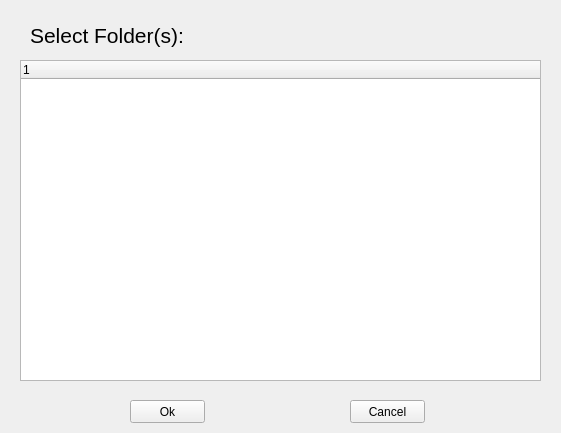
<?xml version="1.0" encoding="UTF-8"?>
<ui version="4.0">
 <class>Form</class>
 <widget class="QWidget" name="Form">
  <property name="geometry">
   <rect>
    <x>0</x>
    <y>0</y>
    <width>561</width>
    <height>433</height>
   </rect>
  </property>
  <property name="windowTitle">
   <string>Folder Selection</string>
  </property>
  <widget class="QTreeWidget" name="folderTreeWidget">
   <property name="geometry">
    <rect>
     <x>20</x>
     <y>60</y>
     <width>521</width>
     <height>321</height>
    </rect>
   </property>
   <property name="toolTipDuration">
    <number>0</number>
   </property>
   <column>
    <property name="text">
     <string notr="true">1</string>
    </property>
   </column>
  </widget>
  <widget class="QLabel" name="label">
   <property name="geometry">
    <rect>
     <x>30</x>
     <y>20</y>
     <width>261</width>
     <height>31</height>
    </rect>
   </property>
   <property name="font">
    <font>
     <pointsize>16</pointsize>
    </font>
   </property>
   <property name="text">
    <string>Select Folder(s):</string>
   </property>
  </widget>
  <widget class="QPushButton" name="ok_btn">
   <property name="geometry">
    <rect>
     <x>130</x>
     <y>400</y>
     <width>75</width>
     <height>23</height>
    </rect>
   </property>
   <property name="text">
    <string>Ok</string>
   </property>
  </widget>
  <widget class="QPushButton" name="cancel_btn">
   <property name="geometry">
    <rect>
     <x>350</x>
     <y>400</y>
     <width>75</width>
     <height>23</height>
    </rect>
   </property>
   <property name="focusPolicy">
    <enum>Qt::TabFocus</enum>
   </property>
   <property name="text">
    <string>Cancel</string>
   </property>
  </widget>
 </widget>
 <resources/>
 <connections/>
</ui>
